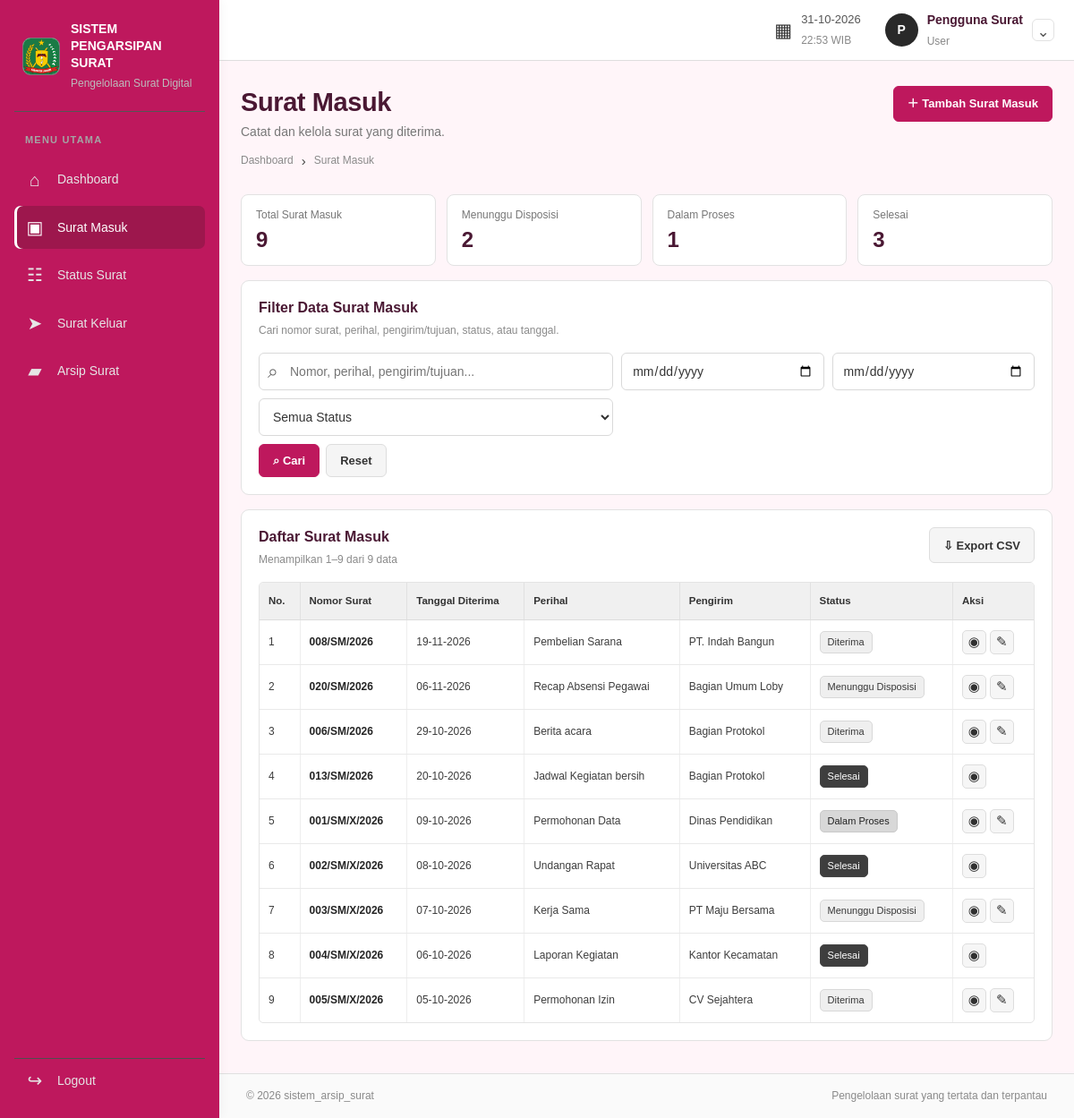
The app's page /user/surat_masuk/index.php (signed in) with its own data.
### tables this page shows
CREATE TABLE `surat` (
  `id` int(10) UNSIGNED NOT NULL,
  `jenis_surat` enum('Masuk','Keluar') NOT NULL,
  `nomor_surat` varchar(100) NOT NULL,
  `tanggal_surat` date NOT NULL,
  `tanggal_diterima` date DEFAULT NULL,
  `pengirim` varchar(200) NOT NULL DEFAULT '',
  `tujuan` varchar(200) NOT NULL DEFAULT '',
  `perihal` varchar(250) NOT NULL,
  `deskripsi` text DEFAULT NULL,
  `uploaded_file` varchar(255) DEFAULT NULL,
  `status` varchar(40) NOT NULL,
  `created_by` int(10) UNSIGNED NOT NULL,
  `updated_by` int(10) UNSIGNED DEFAULT NULL,
  `created_at` timestamp NOT NULL DEFAULT current_timestamp(),
  `updated_at` timestamp NOT NULL DEFAULT current_timestamp() ON UPDATE current_timestamp()
);

### user/surat_masuk/index.php (the view, shortened to what this page needs)
<?php
require_once __DIR__ . '/../../include/auth_user.php';
$role = 'User';
$area = 'user';
$type = 'Masuk';
$pageTitle = $type === 'Masuk' ? 'Surat Masuk' : 'Surat Keluar';
$q = trim((string)($_GET['q'] ?? ''));
$statusFilter = trim((string)($_GET['status'] ?? ''));
$from = trim((string)($_GET['from'] ?? ''));
$to = trim((string)($_GET['to'] ?? ''));
$page = max(1, (int)($_GET['page'] ?? 1));
$perPage = 10;
$like = '%' . $q . '%';
$dateColumn = $type === 'Masuk' ? 'tanggal_diterima' : 'tanggal_surat';
$validStatuses = $type === 'Masuk' ? ['Diterima','Menunggu Disposisi','Dalam Proses','Selesai','Ditolak'] : ['Draft','Dalam Proses','Selesai','Dibatalkan'];
if (!in_array($statusFilter, $validStatuses, true)) $statusFilter = '';
if (!preg_match('/^\d{4}-\d{2}-\d{2}$/', $from) || !checkdate((int)substr($from,5,2), (int)substr($from,8,2), (int)substr($from,0,4))) $from = '';
if (!preg_match('/^\d{4}-\d{2}-\d{2}$/', $to) || !checkdate((int)substr($to,5,2), (int)substr($to,8,2), (int)substr($to,0,4))) $to = '';
$countSql = "SELECT COUNT(*) AS total FROM surat WHERE jenis_surat=? AND (?='' OR nomor_surat LIKE ? OR perihal LIKE ? OR pengirim LIKE ? OR tujuan LIKE ?) AND (?='' OR status=?) AND (?='' OR {$dateColumn}>=?) AND (?='' OR {$dateColumn}<=?)";
$countStmt = $conn->prepare($countSql);
$countStmt->bind_param('ssssssssssss', $type, $q, $like, $like, $like, $like, $statusFilter, $statusFilter, $from, $from, $to, $to);
$countStmt->execute();
$total = (int)$countStmt->get_result()->fetch_assoc()['total'];
$totalPages = max(1, (int)ceil($total / $perPage));
$page = min($page, $totalPages);
$offset = ($page - 1) * $perPage;
$listSql = "SELECT s.*, u.nama AS pembuat FROM surat s JOIN users u ON u.id=s.created_by WHERE s.jenis_surat=? AND (?='' OR s.nomor_surat LIKE ? OR s.perihal LIKE ? OR s.pengirim LIKE ? OR s.tujuan LIKE ?) AND (?='' OR s.status=?) AND (?='' OR s.{$dateColumn}>=?) AND (?='' OR s.{$dateColumn}<=?) ORDER BY s.{$dateColumn} DESC, s.id DESC LIMIT ? OFFSET ?";
$listStmt = $conn->prepare($listSql);
$listStmt->bind_param('ssssssssssssii', $type, $q, $like, $like, $like, $like, $statusFilter, $statusFilter, $from, $from, $to, $to, $perPage, $offset);
$listStmt->execute();
$rows = $listStmt->get_result();
$statStmt = $conn->prepare('SELECT status, COUNT(*) AS jumlah FROM surat WHERE jenis_surat=? GROUP BY status');
$statStmt->bind_param('s', $type);
$statStmt->execute();
$statRows = $statStmt->get_result();
$stats = [];
while ($st = $statRows->fetch_assoc()) $stats[$st['status']] = (int)$st['jumlah'];
require __DIR__ . '/../../include/header.php';
$folder = $type === 'Masuk' ? 'surat_masuk' : 'surat_keluar';
?>
<div class="page-heading"><div><h1><?= $pageTitle ?></h1><p><?= $type === 'Masuk' ? 'Catat dan kelola surat yang diterima.' : 'Catat dan kelola surat yang dikirim.' ?></p><div class="breadcrumbs"><a href="<?= BASE_URL ?>/<?= $area ?>/dashboard.php">Dashboard</a><span>›</span><?= $pageTitle ?></div></div><a class="button button-dark" href="<?= BASE_URL ?>/<?= $area ?>/<?= $folder ?>/form.php">＋ Tambah <?= $pageTitle ?></a></div>
<div class="mini-stats"><div><span>Total <?= $pageTitle ?></span><strong><?= number_format($total) ?></strong></div><div><span><?= $type === 'Masuk' ? 'Menunggu Disposisi' : 'Draft' ?></span><strong><?= number_format($stats[$type === 'Masuk' ? 'Menunggu Disposisi' : 'Draft'] ?? 0) ?></strong></div><div><span>Dalam Proses</span><strong><?= number_format($stats['Dalam Proses'] ?? 0) ?></strong></div><div><span>Selesai</span><strong><?= number_format($stats['Selesai'] ?? 0) ?></strong></div></div>
<section class="panel filter-panel"><div class="panel-heading"><div><h2>Filter Data <?= $pageTitle ?></h2><p>Cari nomor surat, perihal, pengirim/tujuan, status, atau tanggal.</p></div></div><form class="filter-form" method="get"><label class="search-input"><span>⌕</span><input type="search" name="q" value="<?= htmlspecialchars($q, ENT_QUOTES, 'UTF-8') ?>" placeholder="Nomor, perihal, pengirim/tujuan..."></label><label><span class="sr-only">Tanggal dari</span><input type="date" name="from" value="<?= htmlspecialchars($from, ENT_QUOTES, 'UTF-8') ?>" aria-label="Tanggal dari"></label><label><span class="sr-only">Tanggal sampai</span><input type="date" name="to" value="<?= htmlspecialchars($to, ENT_QUOTES, 'UTF-8') ?>" aria-label="Tanggal sampai"></label><select name="status" aria-label="Filter status"><option value="">Semua Status</option><?php foreach ($validStatuses as $option): ?><option value="<?= htmlspecialchars($option, ENT_QUOTES, 'UTF-8') ?>" <?= $statusFilter === $option ? 'selected' : '' ?>><?= htmlspecialchars($option, ENT_QUOTES, 'UTF-8') ?></option><?php endforeach; ?></select><div class="filter-actions"><button class="button button-dark" type="submit">⌕ Cari</button><a class="button button-light" href="<?= BASE_URL ?>/<?= $area ?>/<?= $folder ?>/index.php">Reset</a></div></form></section>
<section class="panel"><div class="panel-heading"><div><h2>Daftar <?= $pageTitle ?></h2><p>Menampilkan <?= $total ? $offset + 1 : 0 ?>–<?= min($offset + $perPage, $total) ?> dari <?= number_format($total) ?> data</p></div><a class="button button-light" href="<?= BASE_URL ?>/proses/surat_export.php?jenis=<?= urlencode($type) ?>&q=<?= urlencode($q) ?>&status=<?= urlencode($statusFilter) ?>&from=<?= urlencode($from) ?>&to=<?= urlencode($to) ?>">⇩ Export CSV</a></div>
<?php if ($rows->num_rows > 0): ?><div class="table-wrap"><table><thead><tr><th>No.</th><th>Nomor Surat</th><th><?= $type === 'Masuk' ? 'Tanggal Diterima' : 'Tanggal Surat' ?></th><th>Perihal</th><th><?= $type === 'Masuk' ? 'Pengirim' : 'Tujuan' ?></th><th>Status</th><th>Aksi</th></tr></thead><tbody><?php $number=$offset+1; while ($row=$rows->fetch_assoc()): ?><tr><td><?= $number++ ?></td><td class="cell-strong"><?= htmlspecialchars($row['nomor_surat'], ENT_QUOTES, 'UTF-8') ?></td><td><?= !empty($row[$dateColumn]) ? date('d-m-Y', strtotime($row[$dateColumn])) : '-' ?></td><td><?= htmlspecialchars($row['perihal'], ENT_QUOTES, 'UTF-8') ?></td><td><?= htmlspecialchars($type === 'Masuk' ? $row['pengirim'] : $row['tujuan'], ENT_QUOTES, 'UTF-8') ?></td><td><span class="status-badge <?= $row['status']==='Selesai'?'status-done':($row['status']==='Dalam Proses'?'status-progress':(in_array($row['status'],['Ditolak','Dibatalkan'],true)?'status-rejected':'status-waiting')) ?>"><?= htmlspecialchars($row['status'], ENT_QUOTES, 'UTF-8') ?></span></td><td><div class="action-group"><a class="icon-button" title="Detail" href="<?= BASE_URL ?>/<?= $area ?>/<?= $folder ?>/detail.php?id=<?= (int)$row['id'] ?>">◉</a><?php if ($role === 'Admin' || ((int)$row['created_by'] === (int)$_SESSION['user']['id'] && $row['status'] !== 'Selesai')): ?><a class="icon-button" title="Edit" href="<?= BASE_URL ?>/<?= $area ?>/<?= $folder ?>/form.php?id=<?= (int)$row['id'] ?>">✎</a><?php endif; ?><?php if ($role === 'Admin'): ?><form method="post" action="<?= BASE_URL ?>/proses/surat_hapus.php" data-confirm="Hapus surat ini beserta riwayat statusnya?"><input type="hidden" name="csrf_token" value="<?= htmlspecialchars($_SESSION['csrf_token'], ENT_QUOTES, 'UTF-8') ?>"><input type="hidden" name="id" value="<?= (int)$row['id'] ?>"><button class="icon-button danger-button" title="Hapus" type="submit">×</button></form><?php endif; ?></div></td></tr><?php endwhile; ?></tbody></table></div><?php else: ?><div class="empty-state">Data <?= strtolower($pageTitle) ?> tidak ditemukan. Ubah filter atau tambahkan surat baru.</div><?php endif; ?>
</section>
<?php require __DIR__ . '/../../include/footer.php'; ?>

### records on screen
surat: nomor_surat "008/SM/2026", tanggal_diterima "19-11-2026", perihal "Pembelian Sarana", pengirim "PT. Indah Bangun", status "Diterima"
surat: nomor_surat "020/SM/2026", tanggal_diterima "06-11-2026", perihal "Recap Absensi Pegawai", pengirim "Bagian Umum Loby", status "Menunggu Disposisi"
surat: nomor_surat "006/SM/2026", tanggal_diterima "29-10-2026", perihal "Berita acara", pengirim "Bagian Protokol", status "Diterima"
surat: nomor_surat "013/SM/2026", tanggal_diterima "20-10-2026", perihal "Jadwal Kegiatan bersih", pengirim "Bagian Protokol", status "Selesai"
surat: nomor_surat "001/SM/X/2026", tanggal_diterima "09-10-2026", perihal "Permohonan Data", pengirim "Dinas Pendidikan", status "Dalam Proses"
surat: nomor_surat "002/SM/X/2026", tanggal_diterima "08-10-2026", perihal "Undangan Rapat", pengirim "Universitas ABC", status "Selesai"
surat: nomor_surat "003/SM/X/2026", tanggal_diterima "07-10-2026", perihal "Kerja Sama", pengirim "PT Maju Bersama", status "Menunggu Disposisi"
surat: nomor_surat "004/SM/X/2026", tanggal_diterima "06-10-2026", perihal "Laporan Kegiatan", pengirim "Kantor Kecamatan", status "Selesai"
surat: nomor_surat "005/SM/X/2026", tanggal_diterima "05-10-2026", perihal "Permohonan Izin", pengirim "CV Sejahtera", status "Diterima"

### other values on screen
substr($userInfo['nama'] ?? 'U', 0, 1) "P"
$userInfo['nama'] "Pengguna Surat"
$role "User"
$pageTitle "Surat Masuk"
$total "9"
$stats[$type === 'Masuk' ? 'Menunggu Disposisi' : 'Draft'] "2"
$stats['Dalam Proses'] "1"
$stats['Selesai'] "3"
$offset + 1 "1"
min($offset + $perPage, $total) "9"
